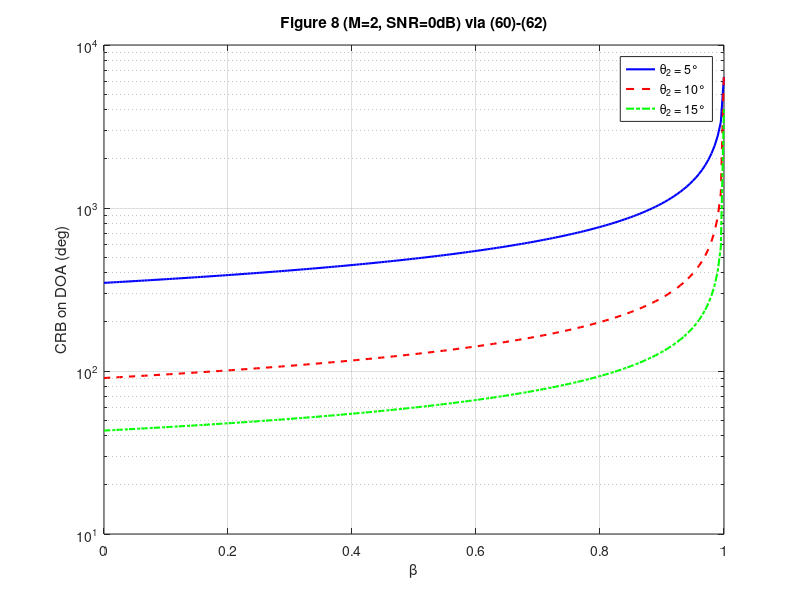

The MATLAB script that drew this image:
%% 图8 严格按(41)-(43)实现，适用于任意M（M=2,10,...）
% 参数：M阵元数，d_lambda=0.5，SNR=0dB，双目标，θ1=0°，θ2=5,10,15°

clc;
clear all;
close all;
rng(42); 

%% 用户可修改参数
M = 2;                          % 阵元数（可改为10，但图8原文是2）
d_lambda = 0.5;                 % 半波长间距
SNR_dB = 0;                     % 信噪比 (dB)
SNR_lin = 10^(SNR_dB/10);
N = 1;                          % 快拍数（CRB与N成反比，取1即可）
alpha1 = 1; alpha2 = 1;         % 复振幅
sigma_w2 = 1 / SNR_lin;         % 噪声方差（N|α|^2/σ^2=1）

theta1_deg = 0;
theta2_list = [5, 10, 15];
beta_vec = linspace(0, 0.9999, 200);   % 相关系数

% 对称阵列（质心原点）
n = 0:M-1;         % 阵元位置（长度为M）
a = @(th) exp(-1j * 2 * pi * d_lambda * n' * sind(th));   % M×1
da = @(th) -1j * 2 * pi * d_lambda * cosd(th) * n' .* a(th); % M×1
A = @(th) a(th) * a(th).';      % M×M
dA = @(th) da(th) * a(th).' + a(th) * da(th).'; % M×M

% 相干矩阵 R_s（适用于任意M，实对称）
R_s = @(beta) (1-beta)*eye(M) + beta*ones(M);   % 标准形式

factor = 2 * N / sigma_w2;       % 公共因子 2N/σ_w^2

% 辅助函数：从复数迹构造2x2子块（对应公式(61)中的每个块）
blk = @(t, f) f * [real(t), -imag(t); imag(t), real(t)];

CRB_theta1 = zeros(length(theta2_list), length(beta_vec));

for k = 1:length(theta2_list)
    theta2 = theta2_list(k);
    for b = 1:length(beta_vec)
        beta_obj = beta_vec(b);
        Rs = R_s(beta_obj);
        
        A1 = A(theta1_deg);   A2 = A(theta2);
        dA1 = dA(theta1_deg); dA2 = dA(theta2);
        
        % ---------- (60) J_θθ ----------
        T11 = trace(dA1 * Rs * dA1');
        T22 = trace(dA2 * Rs * dA2');
        T12 = trace(dA2 * Rs * dA1');   % 注意顺序：dA2 * Rs * dA1'
        Jtt = factor * [abs(alpha1)^2 * real(T11),  real(conj(alpha1)*alpha2 * T12);
                        real(conj(alpha1)*alpha2 * T12),  abs(alpha2)^2 * real(T22)];
        
        % ---------- (62) J_θa ----------
        U11 = trace(A1 * Rs * dA1');
        U22 = trace(A2 * Rs * dA2');
        U12 = trace(A2 * Rs * dA1');   % 用于θ1-α2
        U21 = trace(A1 * Rs * dA2');   % 用于θ2-α1
        
        Q11 = conj(alpha1) * U11;
        Q12 = conj(alpha2) * U12;
        Q21 = conj(alpha1) * U21;
        Q22 = conj(alpha2) * U22;
        
        row11 = factor * [real(Q11), -imag(Q11)];
        row12 = factor * [real(Q12), -imag(Q12)];
        row21 = factor * [real(Q21), -imag(Q21)];
        row22 = factor * [real(Q22), -imag(Q22)];
        Jta = [row11, row12; row21, row22];   % 2×4
        
        % ---------- (61) J_aa ----------
        S11 = trace(A1 * Rs * A1');
        S22 = trace(A2 * Rs * A2');
        S12 = trace(A2 * Rs * A1');
        Jaa = [blk(S11, factor), blk(S12, factor);
               blk(conj(S12), factor), blk(S22, factor)];   % 4×4
        
        % ---------- 稳定计算 Schur 补 ----------
        % 对 Jaa 添加正则化避免奇异（beta接近1时）
        reg = 1e-8 * trace(Jaa) / size(Jaa,1);
        Jaa_reg = Jaa + reg * eye(size(Jaa));
        Schur = Jtt - Jta * (Jaa_reg \ Jta');
        
        if rcond(Schur) > 1e-12
            CRB_theta = inv(Schur);
            CRB_deg = sqrt(CRB_theta(1,1)) * 180/pi;
        else
            CRB_deg = NaN;
        end
        CRB_theta1(k,b) = CRB_deg;
    end
end

%% 绘图
figure;
semilogy(beta_vec, CRB_theta1(1,:), 'b-', 'LineWidth',1.5); hold on;
semilogy(beta_vec, CRB_theta1(2,:), 'r--', 'LineWidth',1.5);
semilogy(beta_vec, CRB_theta1(3,:), 'g-.', 'LineWidth',1.5);
xlabel('\beta'); ylabel('CRB on DOA (deg)');
legend('\theta_2 = 5°','\theta_2 = 10°','\theta_2 = 15°');
grid on;
title(sprintf('Figure 8 (M=%d, SNR=0dB) via (60)-(62)', M));
